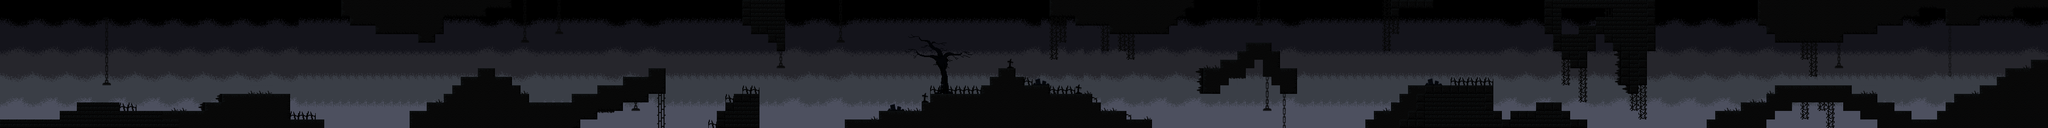

A level layout from a 2D game, rendered from its tile map. Below: a short description, then the map file with tile-grid data replaced by summaries:
An orthogonal 240x15 tile map with 16x16 px tiles, 3 tile layers (Kachelebene 2, colliedes, deaths), 7 tilesets and 133 objects.

<map version="1.2" tiledversion="1.3.1" orientation="orthogonal" renderorder="right-down" compressionlevel="0" width="240" height="15" tilewidth="16" tileheight="16" infinite="0" nextlayerid="20" nextobjectid="232">
 <editorsettings>
  <export target="." format="tmx" />
 </editorsettings>
 <tileset firstgid="1" source="tileset_15.tsx" />
 <tileset firstgid="41" name="bg_void_02" tilewidth="64" tileheight="240" tilecount="1" columns="1">
  <image source="bg_void_02.png" width="64" height="240" />
 </tileset>
 <tileset firstgid="42" name="spikess" tilewidth="16" tileheight="16" tilecount="2" columns="1">
  <image source="spikes.png" width="16" height="32" />
 </tileset>
 <tileset firstgid="44" name="dekopack1" tilewidth="16" tileheight="16" tilecount="10" columns="5">
  <image source="dekopack1.png" width="80" height="32" />
 </tileset>
 <tileset firstgid="54" name="Tree" tilewidth="16" tileheight="16" tilecount="56" columns="8">
  <image source="Tree.png" width="128" height="116" />
 </tileset>
 <tileset firstgid="110" name="Grave02" tilewidth="13" tileheight="18" tilecount="1" columns="1">
  <image source="Grave02.png" width="13" height="18" />
 </tileset>
 <tileset firstgid="111" name="Grave01" tilewidth="16" tileheight="13" tilecount="2" columns="2">
  <image source="Grave01.png" width="32" height="13" />
 </tileset>
 <layer id="10" name="Kachelebene 2" width="240" height="15">
  <data>[3600 cells, 151 non-empty, 2 distinct tile ids]</data>
 </layer>
 <objectgroup id="3" name="hitboxes">
  <object id="1" x="0" y="224" width="128" height="16" />
  <object id="2" x="112" y="208" width="48" height="16" />
  <object id="4" x="144" y="192" width="80" height="16" />
  <object id="5" x="208" y="208" width="208" height="16" />
  <object id="6" x="384" y="192" width="48" height="16" />
  <object id="12" x="416" y="176" width="128" height="64" />
  <object id="13" x="544" y="224" width="64" height="16" />
  <object id="14" x="768" y="208" width="48" height="32" />
  <object id="15" x="800" y="192" width="96" height="16" />
  <object id="20" x="640" y="0" width="32" height="32" />
  <object id="21" x="656" y="32" width="64" height="16" />
  <object id="22" x="704" y="48" width="128" height="16" />
  <object id="23" x="816" y="16" width="96" height="16" />
  <object id="24" x="896" y="0" width="64" height="16" />
  <object id="25" x="1344" y="208" width="80" height="32" />
  <object id="26" x="1360" y="192" width="64" height="16" />
  <object id="27" x="1376" y="176" width="48" height="16" />
  <object id="29" x="1392" y="0" width="80" height="48" />
  <object id="30" x="1408" y="48" width="64" height="16" />
  <object id="31" x="1440" y="64" width="32" height="16" />
  <object id="32" x="1456" y="80" width="16" height="16" />
  <object id="34" x="1584" y="224" width="80" height="16" />
  <object id="35" x="1648" y="208" width="96" height="16" />
  <object id="36" x="1728" y="192" width="32" height="16" />
  <object id="37" x="1744" y="176" width="112" height="16" />
  <object id="38" x="1840" y="160" width="48" height="16" />
  <object id="39" x="1856" y="144" width="64" height="16" />
  <object id="40" x="1872" y="128" width="32" height="16" />
  <object id="41" x="1920" y="160" width="48" height="16" />
  <object id="42" x="1968" y="176" width="80" height="16" />
  <object id="43" x="2048" y="192" width="16" height="16" />
  <object id="44" x="2064" y="208" width="48" height="16" />
  <object id="45" x="2112" y="224" width="48" height="16" />
  <object id="46" x="1968" y="0" width="256" height="32" />
  <object id="47" x="2224" y="0" width="16" height="16" />
  <object id="48" x="2016" y="32" width="192" height="16" />
  <object id="49" x="2080" y="48" width="112" height="16" />
  <object id="52" x="2784" y="192" width="16" height="16" />
  <object id="53" x="2800" y="208" width="16" height="16" />
  <object id="54" x="2816" y="224" width="16" height="16" />
  <object id="56" x="2832" y="208" width="112" height="16" />
  <object id="57" x="2880" y="192" width="48" height="16" />
  <object id="58" x="2944" y="224" width="32" height="16" />
  <object id="59" x="2896" y="0" width="208" height="64" />
  <object id="60" x="2912" y="64" width="80" height="32" />
  <object id="61" x="2928" y="96" width="48" height="16" />
  <object id="62" x="2944" y="112" width="32" height="16" />
  <object id="63" x="3008" y="64" width="96" height="16" />
  <object id="64" x="3024" y="80" width="80" height="16" />
  <object id="65" x="3040" y="96" width="48" height="64" />
  <object id="66" x="3056" y="160" width="16" height="16" />
  <object id="67" x="3600" y="224" width="48" height="16" />
  <object id="68" x="3632" y="208" width="48" height="16" />
  <object id="69" x="3648" y="192" width="48" height="16" />
  <object id="70" x="3664" y="176" width="64" height="16" />
  <object id="71" x="3712" y="160" width="48" height="16" />
  <object id="72" x="3744" y="144" width="48" height="16" />
  <object id="73" x="3760" y="128" width="64" height="16" />
  <object id="74" x="3808" y="112" width="32" height="16" />
  <object id="75" x="2256" y="128" width="32" height="48" />
  <object id="76" x="2288" y="112" width="48" height="32" />
  <object id="77" x="2320" y="96" width="80" height="16" />
  <object id="78" x="2336" y="80" width="48" height="16" />
  <object id="79" x="2368" y="112" width="32" height="32" />
  <object id="80" x="2384" y="128" width="48" height="32" />
  <object id="81" x="2400" y="160" width="32" height="16" />
  <object id="85" x="3200" y="224" width="16" height="16" />
  <object id="86" x="3216" y="208" width="64" height="16" />
  <object id="87" x="3264" y="192" width="64" height="16" />
  <object id="88" x="3312" y="176" width="32" height="16" />
  <object id="89" x="3328" y="160" width="96" height="16" />
  <object id="137" x="976" y="192" width="112" height="16" />
  <object id="138" x="1072" y="176" width="64" height="16" />
  <object id="139" x="1120" y="160" width="64" height="16" />
  <object id="140" x="1168" y="144" width="48" height="16" />
  <object id="141" x="1216" y="128" width="32" height="16" />
  <object id="142" x="3296" y="0" width="16" height="48" />
  <object id="143" x="3312" y="48" width="16" height="16" />
  <object id="144" x="3328" y="64" width="128" height="16" />
  <object id="145" x="3456" y="48" width="64" height="16" />
  <object id="146" x="3520" y="32" width="48" height="16" />
  <object id="147" x="3568" y="16" width="32" height="16" />
  <object id="148" x="3600" y="16" width="48" />
  <object id="149" x="3648" y="16" width="16" height="32" />
  <object id="150" x="3664" y="32" width="48" height="16" />
  <object id="151" x="3712" y="16" width="64" height="16" />
  <object id="152" x="3776" y="0" width="64" height="16" />
  <object id="153" x="3424" y="160" width="48" height="16" />
  <object id="154" x="3472" y="176" width="48" height="16" />
  <object id="155" x="3520" y="192" width="32" height="16" />
  <object id="156" x="3552" y="208" width="32" height="16" />
  <object id="157" x="3584" y="224" width="16" height="16" />
  <object id="159" x="832" y="176" width="32" height="16" />
  <object id="160" x="864" y="160" width="112" height="16" />
  <object id="161" x="976" y="176" width="16" height="16" />
  </objectgroup>
 <layer id="2" name="colliedes" width="240" height="15">
  <data>[3600 cells, 1092 non-empty, 51 distinct tile ids]</data>
 </layer>
 <objectgroup id="13" name="dynamics">
  <!-- 9 objects omitted --></objectgroup>
 <layer id="11" name="deaths" width="240" height="15">
  <data>[3600 cells, 17 non-empty, 3 distinct tile ids]</data>
 </layer>
 <objectgroup id="16" name="deathcollids">
  <!-- 5 objects omitted --></objectgroup>
 <objectgroup id="18" name="Moving">
  <!-- 4 objects omitted --></objectgroup>
 <objectgroup id="19" name="movingdeco">
  <!-- 5 objects omitted --></objectgroup>
</map>
<!-- 38 of 133 objects omitted -->
